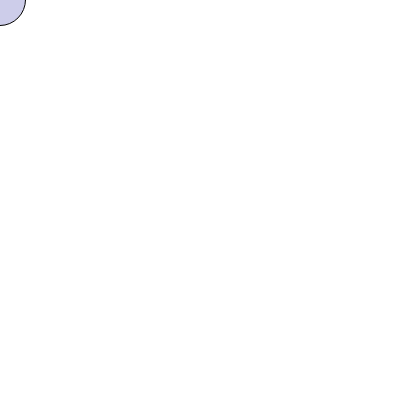
Frame 1 (no input)
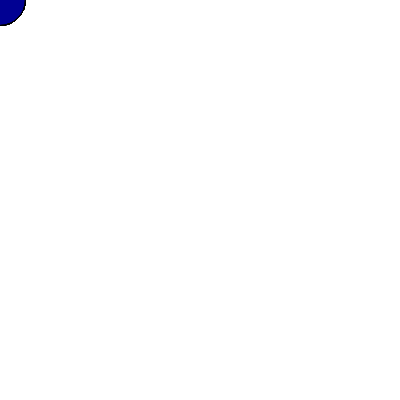
Frame 60 (no input)
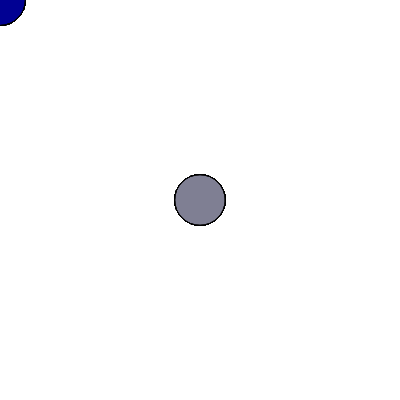
Frame 120 (the mouse pressed at the canvas centre since frame 60)

The p5.js sketch that drew these frames (run headless with seeded random() and noise() and a simulated clock; from frame 60 on, the mouse is pressed at the canvas centre):

// p5.js sketch
// ── sketch.js
function setup() {
	createCanvas(400,400);
  // put setup code here
}

function draw() {
	var cx = map(mouseX,0,width,0,255);
	var cy = map(mouseY,0,width,0,255);
	var nsize = width/8+cos(mouseY*PI/180*width/16);
	fill(cx,cy,150,50);
	circle(mouseX,mouseY,nsize);
  // put drawing code here
}
